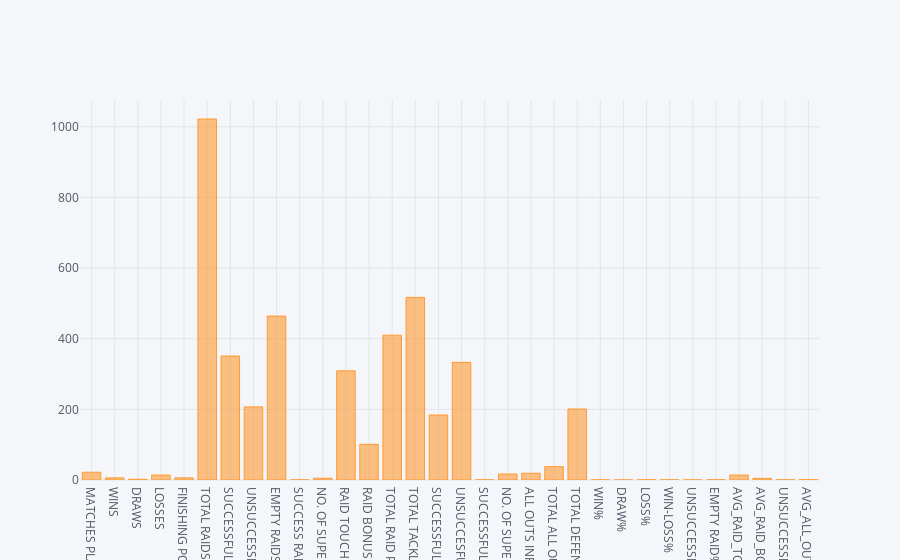

The notebook cell this image was saved under:
### Code cell
df3.iplot(kind='bar')

### Figure 1 — Plotly figure (JSON) as saved in the notebook; plotly's stock layout.template omitted (floating-point values rounded to 4 significant figures)
{"data": [{"marker": {"color": "rgba(255, 153, 51, 0.6)", "line": {"color": "rgba(255, 153, 51, 1.0)", "width": 1}}, "name": "SEASON 5", "orientation": "v", "text": "", "type": "bar", "uid": "a467a967-b981-4c0c-bc6c-de476a9157a9", "x": ["MATCHES PLAYED", "WINS", "DRAWS", "LOSSES", "FINISHING POSITION", "TOTAL RAIDS", "SUCCESSFUL RAIDS", "UNSUCCESSFUL RAID", "EMPTY RAIDS", "SUCCESS RAID %", "NO. OF SUPER RAIDS", "RAID TOUCH POINTS", "RAID BONUS POINTS", "TOTAL RAID POINTS", "TOTAL TACKLES", "SUCCESSFUL TACKLES", "UNSUCCESFUL TACKLES", "SUCCESSFUL TACKLE %", "NO. OF SUPER TACKLES", "ALL OUTS INFLICTED", "TOTAL ALL OUT POINTS", "TOTAL DEFENCE POINTS", "WIN%", "DRAW%", "LOSS%", "WIN-LOSS%", "UNSUCCESSFUL RAID%", "EMPTY RAID%", "AVG_RAID_TOUCH_POINT", "AVG_RAID_BONUS_POINT", "UNSUCCESSFUL TACKLE%", "AVG_ALL_OUTS"], "y": [22, 6, 2, 14, 6, 1022, 351, 207, 464, 0.4, 5, 309, 101, 410, 517, 184, 333, 0.39, 17, 19, 38, 201, 0.2727, 0.09091, 0.6364, 0.4286, 0.2025, 0.454, 14.05, 4.591, 0.6441, 0.8636]}], "layout": {"legend": {"bgcolor": "#F5F6F9", "font": {"color": "#4D5663"}}, "paper_bgcolor": "#F5F6F9", "plot_bgcolor": "#F5F6F9", "title": {"font": {"color": "#4D5663"}}, "xaxis": {"gridcolor": "#E1E5ED", "showgrid": true, "tickfont": {"color": "#4D5663"}, "title": {"font": {"color": "#4D5663"}, "text": ""}, "zerolinecolor": "#E1E5ED"}, "yaxis": {"gridcolor": "#E1E5ED", "showgrid": true, "tickfont": {"color": "#4D5663"}, "title": {"font": {"color": "#4D5663"}, "text": ""}, "zerolinecolor": "#E1E5ED"}}}
